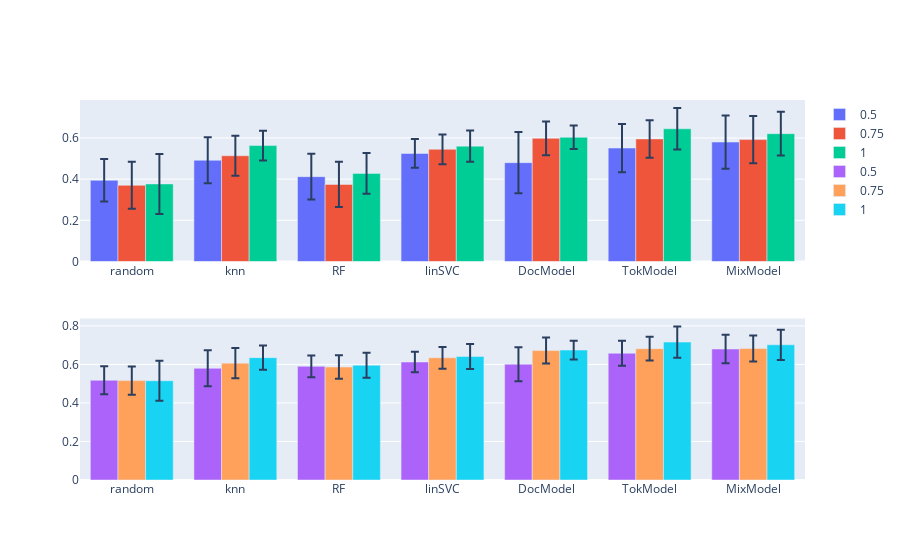

The code cell stored with this chart in its notebook:
### Code cell
#import plotly.io as pio
#pio.renderers.default = 'iframe'
mc.plotMeanScores()

### Figure 1 — Plotly figure (JSON) as saved in the notebook; plotly's stock layout.template omitted (floating-point values rounded to 4 significant figures)
{"data": [{"error_y": {"array": [0.103, 0.112, 0.1109, 0.06998, 0.1486, 0.1172, 0.1295], "type": "data"}, "name": "0.5", "type": "bar", "x": ["random", "knn", "RF", "linSVC", "DocModel", "TokModel", "MixModel"], "xaxis": "x", "y": [0.3943, 0.4917, 0.4121, 0.5248, 0.4801, 0.551, 0.5802], "yaxis": "y"}, {"error_y": {"array": [0.1141, 0.09738, 0.1097, 0.07234, 0.08188, 0.09108, 0.1144], "type": "data"}, "name": "0.75", "type": "bar", "x": ["random", "knn", "RF", "linSVC", "DocModel", "TokModel", "MixModel"], "xaxis": "x", "y": [0.3699, 0.5135, 0.3744, 0.5449, 0.5983, 0.5954, 0.5922], "yaxis": "y"}, {"error_y": {"array": [0.1459, 0.07205, 0.09844, 0.07537, 0.05707, 0.1008, 0.1066], "type": "data"}, "name": "1", "type": "bar", "x": ["random", "knn", "RF", "linSVC", "DocModel", "TokModel", "MixModel"], "xaxis": "x", "y": [0.3768, 0.5631, 0.428, 0.5603, 0.6029, 0.6444, 0.621], "yaxis": "y"}, {"error_y": {"array": [0.07309, 0.09333, 0.05682, 0.05312, 0.08843, 0.06526, 0.07406], "type": "data"}, "name": "0.5", "type": "bar", "x": ["random", "knn", "RF", "linSVC", "DocModel", "TokModel", "MixModel"], "xaxis": "x2", "y": [0.518, 0.58, 0.59, 0.6127, 0.6013, 0.658, 0.68], "yaxis": "y2"}, {"error_y": {"array": [0.07316, 0.07888, 0.06096, 0.0564, 0.06771, 0.06161, 0.06734], "type": "data"}, "name": "0.75", "type": "bar", "x": ["random", "knn", "RF", "linSVC", "DocModel", "TokModel", "MixModel"], "xaxis": "x2", "y": [0.516, 0.6067, 0.5867, 0.6347, 0.672, 0.682, 0.6827], "yaxis": "y2"}, {"error_y": {"array": [0.1045, 0.06346, 0.06472, 0.06462, 0.04842, 0.08062, 0.0786], "type": "data"}, "name": "1", "type": "bar", "x": ["random", "knn", "RF", "linSVC", "DocModel", "TokModel", "MixModel"], "xaxis": "x2", "y": [0.5153, 0.6353, 0.596, 0.6413, 0.6747, 0.716, 0.702], "yaxis": "y2"}], "layout": {"barmode": "group", "xaxis": {"anchor": "y", "domain": [0, 1]}, "xaxis2": {"anchor": "y2", "domain": [0, 1]}, "yaxis": {"anchor": "x", "domain": [0.575, 1]}, "yaxis2": {"anchor": "x2", "domain": [0, 0.425]}}}
